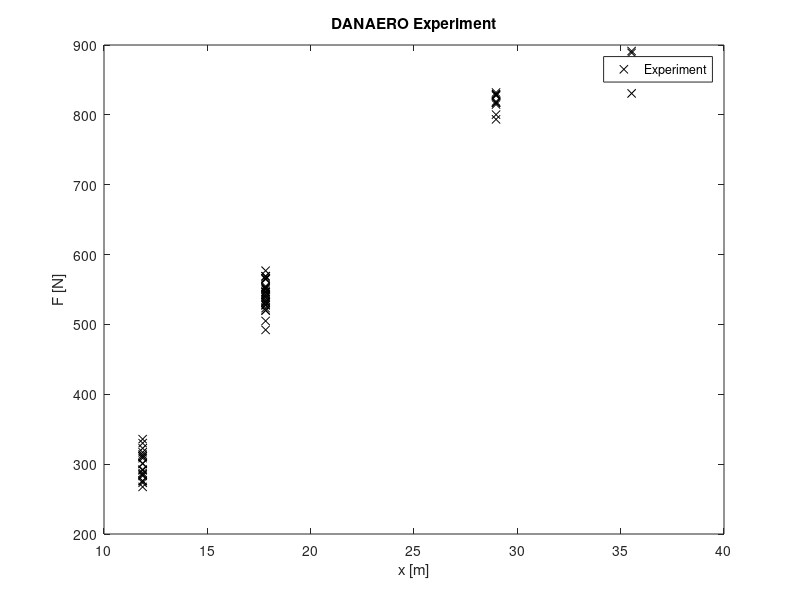

The MATLAB script that drew this image: (Note: this script raises an error after producing the figure.)
clc
close all
clearvars
format compact
format long

%% DANAERO experimental data
F_max = 1000; % Maximum azimuthally averaged spanwise force (N)

N_out = 4; % number of radial locations at which we have data
N_points = [20; 30; 10; 5]; % number of measurement data points per radial location

% Normal force (experimental data) in Newtons
% generate some (random) data points
F_n1 = 0.3 + 0.02*randn(N_points(1),1);
F_n2 = 0.55 + 0.02*randn(N_points(2),1);
F_n3 = 0.82 + 0.02*randn(N_points(3),1);
F_n4 = 0.87 + 0.02*randn(N_points(4),1);

% vector with all measurement data
F_n = [F_n1;F_n2;F_n3;F_n4]*F_max;
N_data = length(F_n); % total number of data points

% generate the indices of the data points
ind_dum      = cumsum(N_points);
ind_data_vec = [[1;ind_dum(1:end-1)+1] ind_dum];

% independent variables: at each radial location
% coordinate
x_r    = [11.87;17.82; 28.97; 35.53]; % in meters
x      = repelem(x_r,N_points);
% Beta angle distribution
beta_r = [65; 70; 75; 77]*(pi/180); % in radians
beta   = repelem(beta_r,N_points); % assuming constant across distribution
% Chord distribution
c_r    = [0.9; 0.6; 0.4; 0.3];
c      = repelem(c_r,N_points); % assuming constant across distribution
% Relative velocity distribution
W_r    = [22; 35; 50; 56];
W      = repelem(W_r,N_points); % assuming constant across distribution

% matrix with all the independent variables:
P      = [beta_r c_r W_r x_r];

figure
plot(x, F_n, 'kx')
xlabel('x [m]')
ylabel('F [N]')
title('DANAERO Experiment')
legend('Experiment');

%% Frequentist approach
p = 2*N_out; % Number of parameters to calibrate
% A_single = zeros(N_out,p);
A = zeros(N_data,p); % size of design matrix, normally N_data>p
q_test = eye(p,p);

% loop over possible parameter values
for j=1:p
    % matrix changes depending on the output of the model
    out = dan_model(q_test(j,:),P);
    % loop over different model outputs
    for i=1:N_out
        row = out(i,1);
        % same matrix for each data point:
        A(ind_data_vec(i,1):ind_data_vec(i,2),j) = row;
    end
end
% Ordinary least square
q_freq = pinv(A)*F_n;
%
cl_freq = q_freq(1:2:end);
cd_freq = q_freq(2:2:end);
F_n_freq = dan_model(q_freq,P);
figure
plot(x, F_n, 'kx')
hold on
plot(x_r,F_n_freq, 'g--x')
xlabel('x [m]')
ylabel('F [N]')
title('Experiment vs. Frequentist')
legend('Experiment','Frequentist');
%% Bayesian

% start uqlab
uqlab

Pt1 = 0; % Point1
Pt2 = 0; % Point 2
Pt3 = 0; % Point 3
Pt4 = 1; % Point 4

if (Pt1==1)
    % Prior
    PriorOpts.Marginals(1).Name = 'beta';
    PriorOpts.Marginals(1).Type = 'Constant';
    PriorOpts.Marginals(1).Parameters = beta_r(1);
    %
    PriorOpts.Marginals(2).Name = 'c';
    PriorOpts.Marginals(2).Type = 'Constant';
    PriorOpts.Marginals(2).Parameters = c_r(1);
    %
    PriorOpts.Marginals(3).Name = 'W';
    PriorOpts.Marginals(3).Type = 'Constant';
    PriorOpts.Marginals(3).Parameters = W_r(1);
    %
    PriorOpts.Marginals(4).Name = 'cL';
    PriorOpts.Marginals(4).Type = 'Gaussian';
    PriorOpts.Marginals(4).Parameters = [1 0.1];
    %
    PriorOpts.Marginals(5).Name = 'cD';
    PriorOpts.Marginals(5).Type = 'Gaussian';
    PriorOpts.Marginals(5).Parameters = [0.45 0.1];
    %
    myPriorDist = uq_createInput(PriorOpts);
    % Display input properties
    uq_print(myPriorDist);
    uq_display(myPriorDist);
    
    % Forward model
    ModelOpts1.Name = 'Axial force';
    ModelOpts1.mFile = 'dan_model_bayes';
    forwardModels(1).Model = uq_createModel(ModelOpts1);
    forwardModels(1).PMap = [1 2 3 4 5];
    
    % Experimental data
    myData(1).y = F_n1*F_max;
    myData(1).Name = 'Axial force 1';
    myData(1).MOMap = 1;
    
    % Discrepancy
    DiscrepancyOpts(1).Type = 'Gaussian';
    DiscrepancyOpts(1).Parameters = 1e-2; % known discrepancy variance
    BayesOpts.Discrepancy = DiscrepancyOpts;
end


if (Pt2==1)
    % Prior
    PriorOpts.Marginals(1).Name = 'beta';
    PriorOpts.Marginals(1).Type = 'Constant';
    PriorOpts.Marginals(1).Parameters = beta_r(2);
    %
    PriorOpts.Marginals(2).Name = 'c';
    PriorOpts.Marginals(2).Type = 'Constant';
    PriorOpts.Marginals(2).Parameters = c_r(2);
    %
    PriorOpts.Marginals(3).Name = 'W';
    PriorOpts.Marginals(3).Type = 'Constant';
    PriorOpts.Marginals(3).Parameters = W_r(2);
    %
    PriorOpts.Marginals(4).Name = 'cL';
    PriorOpts.Marginals(4).Type = 'Gaussian';
    PriorOpts.Marginals(4).Parameters = [1.1 0.1];
    %
    PriorOpts.Marginals(5).Name = 'cD';
    PriorOpts.Marginals(5).Type = 'Gaussian';
    PriorOpts.Marginals(5).Parameters = [0.41 0.1];
    %
    myPriorDist = uq_createInput(PriorOpts);
    % Display input properties
    uq_print(myPriorDist);
    uq_display(myPriorDist);
    
    % Forward model
    ModelOpts1.Name = 'Axial force';
    ModelOpts1.mFile = 'dan_model_bayes';
    forwardModels(1).Model = uq_createModel(ModelOpts1);
    forwardModels(1).PMap = [1 2 3 4 5];
    
    % Experimental data
    myData(1).y = F_n2*F_max;
    myData(1).Name = 'Axial force 2';
    myData(1).MOMap = 1;
    
    % Discrepancy
    DiscrepancyOpts(1).Type = 'Gaussian';
    DiscrepancyOpts(1).Parameters = 1e-2; % known discrepancy variance
    BayesOpts.Discrepancy = DiscrepancyOpts;
end

if (Pt3==1)
    % Prior
    PriorOpts.Marginals(1).Name = 'beta';
    PriorOpts.Marginals(1).Type = 'Constant';
    PriorOpts.Marginals(1).Parameters = beta_r(3);
    %
    PriorOpts.Marginals(2).Name = 'c';
    PriorOpts.Marginals(2).Type = 'Constant';
    PriorOpts.Marginals(2).Parameters = c_r(3);
    %
    PriorOpts.Marginals(3).Name = 'W';
    PriorOpts.Marginals(3).Type = 'Constant';
    PriorOpts.Marginals(3).Parameters = W_r(3);
    %
    PriorOpts.Marginals(4).Name = 'cL';
    PriorOpts.Marginals(4).Type = 'Gaussian';
    PriorOpts.Marginals(4).Parameters = [1.3 0.1];
    %
    PriorOpts.Marginals(5).Name = 'cD';
    PriorOpts.Marginals(5).Type = 'Gaussian';
    PriorOpts.Marginals(5).Parameters = [0.35 0.1];
    %
    myPriorDist = uq_createInput(PriorOpts);
    % Display input properties
    uq_print(myPriorDist);
    uq_display(myPriorDist);
    
    % Forward model
    ModelOpts1.Name = 'Axial force';
    ModelOpts1.mFile = 'dan_model_bayes';
    forwardModels(1).Model = uq_createModel(ModelOpts1);
    forwardModels(1).PMap = [1 2 3 4 5];
    
    % Experimental data
    myData(1).y = F_n3*F_max;
    myData(1).Name = 'Axial force 3';
    myData(1).MOMap = 1;
    
    % Discrepancy
    DiscrepancyOpts(1).Type = 'Gaussian';
    DiscrepancyOpts(1).Parameters = 1e-2; % known discrepancy variance
    BayesOpts.Discrepancy = DiscrepancyOpts;
end

if (Pt4==1)
    % Prior
    PriorOpts.Marginals(1).Name = 'beta';
    PriorOpts.Marginals(1).Type = 'Constant';
    PriorOpts.Marginals(1).Parameters = beta_r(4);
    %
    PriorOpts.Marginals(2).Name = 'c';
    PriorOpts.Marginals(2).Type = 'Constant';
    PriorOpts.Marginals(2).Parameters = c_r(4);
    %
    PriorOpts.Marginals(3).Name = 'W';
    PriorOpts.Marginals(3).Type = 'Constant';
    PriorOpts.Marginals(3).Parameters = W_r(4);
    %
    PriorOpts.Marginals(4).Name = 'cL';
    PriorOpts.Marginals(4).Type = 'Gaussian';
    PriorOpts.Marginals(4).Parameters = [1.45 0.1];
    %
    PriorOpts.Marginals(5).Name = 'cD';
    PriorOpts.Marginals(5).Type = 'Gaussian';
    PriorOpts.Marginals(5).Parameters = [0.33 0.1];
    %
    myPriorDist = uq_createInput(PriorOpts);
    % Display input properties
    uq_print(myPriorDist);
    uq_display(myPriorDist);

%     % Surrogate model
%     MetaOpts.Type = 'Metamodel';
%     MetaOpts.MetaType = 'PCE';
%     MetaOpts.ExpDesign.NSamples = 50;
%     mySurrogateModel = uq_createModel(MetaOpts);
    
    % Forward model
    ModelOpts1.Name = 'Axial force';
    ModelOpts1.mFile = 'dan_model_bayes';
    forwardModels(1).Model = uq_createModel(ModelOpts1);
    forwardModels(1).PMap = [1 2 3 4 5];

    % Experimental data
    myData(1).y = F_n4*F_max;
    myData(1).Name = 'Axial force 4';
    myData(1).MOMap = 1;
    
    % Discrepancy
    DiscrepancyOpts(1).Type = 'Gaussian';
    DiscrepancyOpts(1).Parameters = 1e-2; % known discrepancy variance
    BayesOpts.Discrepancy = DiscrepancyOpts;
end

%% Perform Bayesian analysis
BayesOpts.Data = myData;
BayesOpts.Type = 'Inversion';

% MCMC parameters
BayesOpts.Solver.Type = 'MCMC';
% MCMC algorithms available in UQLab
MH = 0; % Metropolis-Hastings
AM = 1; % Adaptive Metropolis
AIES = 0; % Affine invariant ensemble
HMC = 0; % Hamilton Monte Carlo

if (MH==1)
    BayesOpts.Solver.MCMC.Sampler = 'MH';
    BayesOpts.Solver.MCMC.Steps = 1e3;
    BayesOpts.Solver.MCMC.NChains = 1e2;
    BayesOpts.Solver.MCMC.T0 = 1e1;
end

if (AM==1)
    BayesOpts.Solver.MCMC.Sampler = 'AM';
    BayesOpts.Solver.MCMC.Steps = 1e3;
    BayesOpts.Solver.MCMC.NChains = 1e2;
    BayesOpts.Solver.MCMC.T0 = 1e1;
    BayesOpts.Solver.MCMC.Epsilon = 1e-4;
end

if (AIES==1)
    BayesOpts.Solver.MCMC.Sampler = 'AIES';
    BayesOpts.Solver.MCMC.Steps = 1e3;
    BayesOpts.Solver.MCMC.NChains = 1e2;
    BayesOpts.Solver.MCMC.a = 2;
end

if (HMC==1)
    BayesOpts.Solver.MCMC.Sampler = 'HMC';
    BayesOpts.Solver.MCMC.LeapfrogSteps = 1e3;
    BayesOpts.Solver.MCMC.LeapfrogSize = 0.01;
    BayesOpts.Solver.MCMC.Mass = 100;
end


%% Surrogate
MetaOpts.Type = 'Metamodel';
MetaOpts.MetaType = 'PCE';
MetaOpts.ExpDesign.NSamples = 3;
mySurrogateModel = uq_createModel(MetaOpts);

BayesOpts.ForwardModel.Model = mySurrogateModel;
myBayesianAnalysis_surrogateModel = uq_createAnalysis(BayesOpts);
uq_print(myBayesianAnalysis_surrogateModel)
uq_display(myBayesianAnalysis_surrogateModel)


%% Postprocessing

myBayesianAnalysis = uq_createAnalysis(BayesOpts);
uq_print(myBayesianAnalysis)
uq_display(myBayesianAnalysis)
uq_display(myBayesianAnalysis, 'meanConvergence', 'all')
uq_display(myBayesianAnalysis, 'trace', 'all')
uq_display(myBayesianAnalysis, 'acceptance', 'true')
uq_postProcessInversion(myBayesianAnalysis,'pointEstimate', 'MAP')
uq_postProcessInversion(myBayesianAnalysis,'gelmanRubin', 'true')
R_hat = myBayesianAnalysis.Results.PostProc.MPSRF;

if R_hat <= 1.5
    disp('The MCMC simulation has converged')
else
    disp('The MCMC simulation has not converged. Increase the number of samples or fine tune the algorithm.')
end

%% get the Maximum a Posteriori value (MAP)



q_Bayes = myBayesianAnalysis.Results.PostProc.PointEstimate.X;



if (Pt1==1)
    cL_freq = cl_freq(1)
    cD_freq = cd_freq(1)
    cL_bayes = q_Bayes(1)
    cD_bayes = q_Bayes(2)
    F_n_Bayes = 0.5*1.225.*c_r(1)*(W_r(1)^2)*(q_Bayes(1)*sin(beta_r(1))...
        + q_Bayes(2)*cos(beta_r(1)));
    figure
    plot(x, F_n, 'kx')
    hold on
    plot(x_r,F_n_freq, 'g--x')
    hold on
    plot(x_r(1),F_n_Bayes, 'ro', 'MarkerSize',10)
    xlabel('x [m]')
    ylabel('F [N]')
    title('Experiment vs. Frequentist vs. Bayesian')
    legend('Experiment','Frequentist','Bayesian');
end

if (Pt2==1)
    cL_freq = cl_freq(2)
    cD_freq = cd_freq(2)
    cL_bayes = q_Bayes(1)
    cD_bayes = q_Bayes(2)
    F_n_Bayes = 0.5*1.225.*c_r(2)*(W_r(2)^2)*(q_Bayes(1)*sin(beta_r(2))...
        + q_Bayes(2)*cos(beta_r(2)));
    figure
    plot(x, F_n, 'kx')
    hold on
    plot(x_r,F_n_freq, 'g--x')
    hold on
    plot(x_r(2),F_n_Bayes, 'ro', 'MarkerSize',10)
    xlabel('x [m]')
    ylabel('F [N]')
    title('Experiment vs. Frequentist vs. Bayesian')
    legend('Experiment','Frequentist','Bayesian');
end

if (Pt3==1)
    cL_freq = cl_freq(3)
    cD_freq = cd_freq(3)
    cL_bayes = q_Bayes(1)
    cD_bayes = q_Bayes(2)
    F_n_Bayes = 0.5*1.225.*c_r(3)*(W_r(3)^2)*(q_Bayes(1)*sin(beta_r(3))...
        + q_Bayes(2)*cos(beta_r(3)));
    figure
    plot(x, F_n, 'kx')
    hold on
    plot(x_r,F_n_freq, 'g--x')
    hold on
    plot(x_r(3),F_n_Bayes, 'ro', 'MarkerSize',10)
    xlabel('x [m]')
    ylabel('F [N]')
    title('Experiment vs. Frequentist vs. Bayesian')
    legend('Experiment','Frequentist','Bayesian');
end

if (Pt4==1)
    cL_freq = cl_freq(4)
    cD_freq = cd_freq(4)
    cL_bayes = q_Bayes(1)
    cD_bayes = q_Bayes(2)
    F_n_Bayes = 0.5*1.225.*c_r(4)*(W_r(4)^2)*(q_Bayes(1)*sin(beta_r(4))...
        + q_Bayes(2)*cos(beta_r(4)));
    figure
    plot(x, F_n, 'kx')
    hold on
    plot(x_r,F_n_freq, 'g--x')
    hold on
    plot(x_r(4),F_n_Bayes, 'ro', 'MarkerSize',10)
    xlabel('x [m]')
    ylabel('F [N]')
    title('Experiment vs. Frequentist vs. Bayesian')
    legend('Experiment','Frequentist','Bayesian');
end



